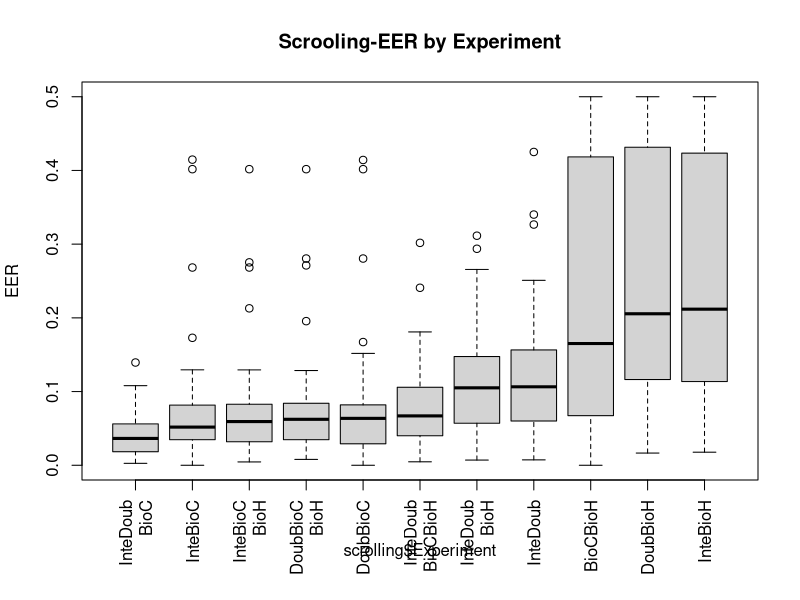

Generate this figure with R:
sBioCBioH<-c(0.071953125,0.018572535757063344,0.023496293440634815,0.24509803921568626,0.23148148148148148,0.08158995815899582,0.10074626865671642,0.12203389830508475,0.12958308899500154,0.36354087089381204,0.05373676402885058,0.458903242147923,0.15048598553345388,0.4967250329530846,0.19190500878481523,0.04198473282442748,0.35429447852760737,0.49710982658959535,0.48214285714285715,0.013392857142857142,0.06729862914027747,0.4878048780487805,0.202395528431954,0.4902641238766297,0.5,0.13106796116504854,0.021199273167777106,0.13037202077416724,0.4183973604787969,0.49696382428940566,0.48549742477636215,0.26777882205513787,0.03509734483847906,0.06387076731904318,0.12389162561576354,0.16516059556138213,0.22795807978363758,0.05641025641025641,0.21965317919075145,0.48214285714285715,0.0)
sDoubBioC<-c(0.01,0.05137039385612626,0.044157450465428204,0.00980392156862745,0.07716049382716049,0.01677201103890323,0.061567164179104475,0.061016949152542375,0.16715534333026166,0.11397058823529412,0.07803468208092486,0.08482142857142858,0.11160714285714286,0.07208588957055215,0.05214723926380368,0.08015267175572519,0.41419420528947776,0.40173410404624277,0.06696428571428571,0.004464285714285714,0.029141104294478526,0.2804878048780488,0.08263504939003781,0.03468208092485549,0.008670520231213872,0.03398058252427184,0.024475524475524476,0.09049472016067028,0.07514450867052024,0.023255813953488372,0.07983193277310924,0.06696428571428571,0.06595092024539877,0.0034482758620689655,0.05264416111272095,0.08192090395480225,0.010716700473292765,0.057692307692307696,0.06358381502890173,0.15178571428571427,0.0)
sDoubBioH<-c(0.08309895833333333,0.016564503628549287,0.11632090852870074,0.27040816326530615,0.31877474959235963,0.08793732751713701,0.14515505374680998,0.18811784541662968,0.1633576275446092,0.4152501909854851,0.1782699882346923,0.458903242147923,0.25265596745027125,0.4967250329530846,0.20553587372908208,0.20603275772622842,0.36309738619374127,0.49710982658959535,0.48831569664902996,0.028806047966631908,0.09016420551320424,0.4878048780487805,0.23433643894319986,0.4902641238766297,0.5,0.14407450401013086,0.07586311326468807,0.2024775234180095,0.4314926594710727,0.49696382428940566,0.48359989156953104,0.2676221804511278,0.1563502751591933,0.0639484311898105,0.07602144305998261,0.19297218840715422,0.0440500338066261,0.12798216276477145,0.23410404624277456,0.49192629179331304,0.02857142857142857)
sInteBioC<-c(0.0,0.05078559853448883,0.040025219060469526,0.024509803921568627,0.10185185185185185,0.046060713967773524,0.07649253731343283,0.07457627118644068,0.1729356901510709,0.051470588235294115,0.06936416184971098,0.07142857142857142,0.10714285714285714,0.10122699386503067,0.05178720585270313,0.0916030534351145,0.41467752745269887,0.40173410404624277,0.06696428571428571,0.0,0.024539877300613498,0.2682926829268293,0.08163704539802184,0.03757225433526012,0.008670520231213872,0.043689320388349516,0.038461538461538464,0.07592220670610202,0.03468208092485549,0.029069767441860465,0.06722689075630252,0.0625,0.04141104294478527,0.006896551724137931,0.07968704723268619,0.0903954802259887,0.0504394861392833,0.021794871794871794,0.031791907514450865,0.12946428571428573,0.0)
sInteBioH<-c(0.079765625,0.01773409427182414,0.11356608759206162,0.25,0.31551362683438156,0.12995637852755274,0.17562446833191556,0.20706362587629779,0.18358884141744158,0.39686783804430864,0.18711954575681622,0.458903242147923,0.2405628390596745,0.49693251533742333,0.21176445174112157,0.23690061513377308,0.3646311285250296,0.4988047418438326,0.4852292768959436,0.020692127215849843,0.0842152696244605,0.4878048780487805,0.23653332313009762,0.4884393063583815,0.5,0.17823976361333896,0.10778591487252905,0.1971074639511713,0.42349992326973246,0.49696382428940566,0.48359989156953104,0.26323621553884713,0.11537150647580095,0.0612457284871078,0.0995508548246885,0.19893404501045667,0.06443542934415145,0.0838907469342252,0.22897962530234084,0.4848024316109423,0.02142857142857143)
sInteDoub<-c(0.01390625,0.008032128514056224,0.10645013613473725,0.0545218087234894,0.32660726764500353,0.07339980414849105,0.1511677364472972,0.15574585145088293,0.12578537320934907,0.2128533231474408,0.15939434242160724,0.098879179331307,0.42506781193490056,0.2509112951782721,0.08878423917739567,0.2157414955903061,0.08549002423055112,0.1258841971196238,0.14247134038800707,0.0072992700729927005,0.06004745919666628,0.12809876049580168,0.15848654129440798,0.08289734610353994,0.017740340736233647,0.15650063317855634,0.07301360057265568,0.14418746959973638,0.19621208245946084,0.10439276485788113,0.05082678232583356,0.05325814536340852,0.13356859028712986,0.011245728487107797,0.09776151840046363,0.18487217904298156,0.041176470588235294,0.08528428093645485,0.14023490345590947,0.34014057750759874,0.014285714285714285)
sDoubBioCBioH<-c(0.016432291666666668,0.012210244486718806,0.06495514380486551,0.05612244897959184,0.06734800838574423,0.01691444849995549,0.06234049957466553,0.05514242612476706,0.07328753734885929,0.12504774637127578,0.1060156529745767,0.06329154002026342,0.1181622965641953,0.07208588957055215,0.05108154036694605,0.10646261024234789,0.27115662215806563,0.40173410404624277,0.06591710758377425,0.014598540145985401,0.03322970581912589,0.2804878048780488,0.07325923233405393,0.03468208092485549,0.009469120778825677,0.026013085690164625,0.042866582236660976,0.06648439583889038,0.05969614814056985,0.0315891472868217,0.056925996204933584,0.044407894736842105,0.08408565680748832,0.007952780366573469,0.09971747319617502,0.0758966195336642,0.19553752535496957,0.045930880713489414,0.046242774566473986,0.12851443768996962,0.02857142857142857)
sInteBioCBioH<-c(0.009765625,0.012795039808356234,0.05928487097318266,0.025510204081632654,0.08278010715117633,0.025460696163090893,0.07399853066274843,0.06823143136036916,0.06509173159085196,0.05992169595110772,0.12064555731750984,0.04188829787234043,0.11239828209764918,0.10122699386503067,0.050361473544744954,0.11131697917438672,0.27527452698870963,0.40173410404624277,0.05869708994708995,0.0072992700729927005,0.03188199692424719,0.2682926829268293,0.07904797433886221,0.03757225433526012,0.004534910252509888,0.04717180244829042,0.06255162160673972,0.06418182103462884,0.0423551076781421,0.034366925064599485,0.03361344537815126,0.03555764411027569,0.06900177897484497,0.00697421559490525,0.10404955085482469,0.06064082155008271,0.21291413116970925,0.021906354515050165,0.026667486574017137,0.1293693009118541,0.02142857142857143)
sInteDoubBioC<-c(0.00390625,0.0033467202141900937,0.05548594880691356,0.015306122448979591,0.095125786163522,0.014822398290750466,0.041093109581625556,0.08116958026444228,0.03040965066599648,0.07682391138273491,0.1060156529745767,0.036379179331306986,0.10103978300180833,0.05612601910465249,0.03356951525101529,0.13940561772771068,0.03180904263545909,0.04954443029293622,0.03979276895943562,0.0072992700729927005,0.02630512790832272,0.01834266293482607,0.07665021394909861,0.027984051305852076,0.009069820505019775,0.020578303081468973,0.04154506910412422,0.059831641378877504,0.045923065118420384,0.005555555555555556,0.01301165627541339,0.026472431077694234,0.044611535072405936,0.0026250388319353835,0.06070704143726456,0.037979523675749916,0.044286680189317106,0.021181716833890744,0.033298487270938384,0.10799772036474163,0.014285714285714285)
sInteDoubBioH<-c(0.021718750000000002,0.007024589586415839,0.11768627167513995,0.04591836734693878,0.29373398555788494,0.0549274459182765,0.113641636377697,0.16341290265329667,0.12496160397643183,0.2598357524828113,0.22395007417259194,0.10505319148936171,0.26570976491862563,0.2509112951782721,0.08004982862409632,0.2236715333876825,0.08622467391864722,0.1258841971196238,0.12973985890652556,0.010948905109489052,0.05702544937410084,0.12809876049580168,0.14751646866012386,0.08289734610353994,0.031696836020687555,0.07745884339383706,0.09644292715158856,0.11225346366874303,0.16256586014629903,0.07428940568475452,0.05353754404987802,0.06195175438596491,0.2002302691738574,0.010422491456974216,0.06210518690234715,0.14356837406748446,0.04259634888438134,0.06337792642140469,0.1315643832246956,0.3114551671732523,0.03571428571428571)
sInteDoubBioCBioH<-c(0.008619791666666668,0.004685408299866131,0.05945754925346762,0.01020408163265306,0.10584090379687863,0.035742900382800674,0.08441922511793365,0.08365427278374302,0.07376225182206585,0.15550993124522536,0.10005626886285743,0.03020516717325228,0.14455244122965644,0.24079754601226994,0.05540194130015265,0.13629289261098348,0.07313630973861937,0.0953757225433526,0.0865299823633157,0.0072992700729927005,0.04508210275660212,0.12195121951219512,0.1269489774444721,0.06829880595755453,0.016095603894128382,0.05883284086112284,0.04329332085237597,0.06698256790045973,0.18090439408665404,0.029069767441860465,0.04852263486039577,0.0400219298245614,0.06797512760403678,0.008620689655172414,0.06460446247464503,0.12423135749289885,0.04063556457065585,0.04085841694537347,0.12269913499774525,0.301766717325228,0.014285714285714285)

scrolling<-matrix(c(sBioCBioH,sDoubBioC,sDoubBioH,sInteBioC,sInteBioH,sInteDoub,sDoubBioCBioH,sInteBioCBioH,sInteDoubBioH,sInteDoubBioC,sInteDoubBioCBioH),nrow=451)

ex1=rep('BioCBioH',41)
ex2=rep('DoubBioC',41)
ex3=rep('DoubBioH',41)
ex4=rep('InteBioC',41)
ex5=rep('InteBioH',41)
ex6=rep('InteDoub',41)
ex7=rep('DoubBioC\nBioH',41)
ex8=rep('InteBioC\nBioH',41)
ex9=rep('InteDoub\nBioH',41)
ex10=rep('InteDoub\nBioC',41)
ex11=rep('InteDoub\nBioCBioH',41)
ex<-c(ex1,ex2,ex3,ex4,ex5,ex6,ex7,ex8,ex9,ex10,ex11)

scrolling<-data.frame(EER=scrolling,Experiment=ex)
par(mar=c(6,4.1,4.1,2.1),mgp=c(3,1,0))
boxplot(scrolling$EER ~ scrolling$Experiment,at=rank(tapply(scrolling$EER, scrolling$Experiment, median)),main="Scrooling-EER by Experiment",ylab="EER",las=3)
